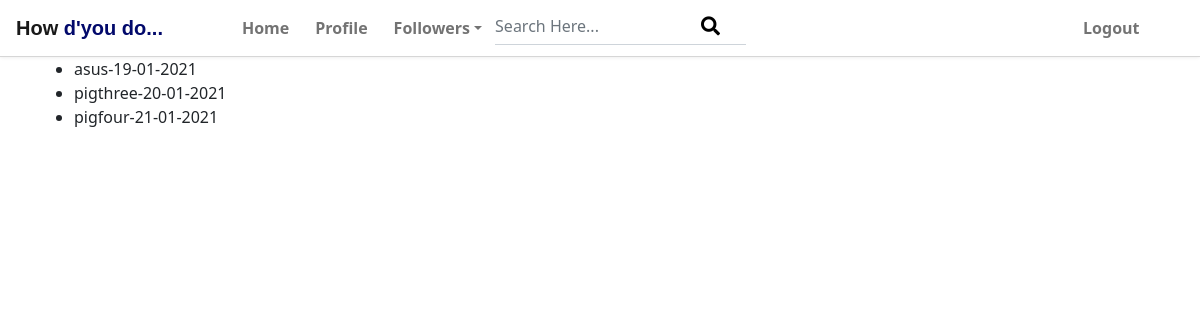
Page /profiles/to-invite/ (signed in) on the earlier database version.
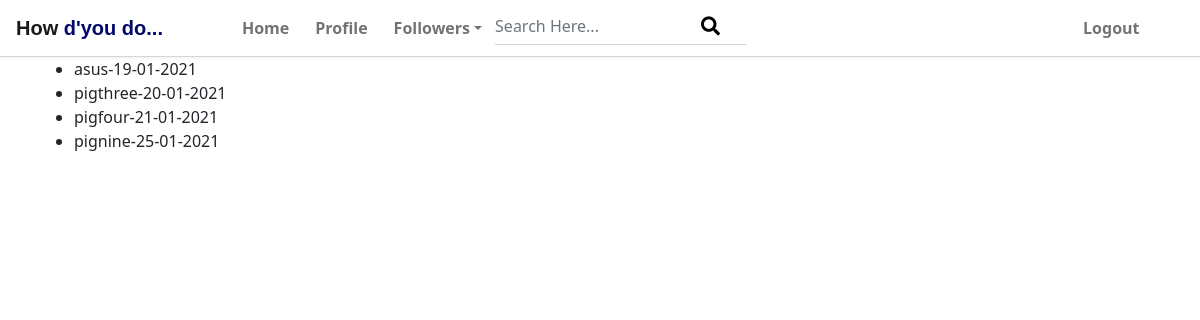
Same page on the later database version.
### Profile/models.py (models this page shows, shortened)
class Profile(models.Model):
    first_name = models.CharField(max_length=25, blank=True)
    last_name = models.CharField(max_length=25, blank=True)
    user = models.OneToOneField(User, on_delete=models.CASCADE)
    email = models.EmailField(blank=True)
    bio = models.TextField(default="no bio...", max_length=250)
    country = models.CharField(max_length=25, blank=True)
    profile_pic = models.ImageField(default='avatar.png', upload_to='avatar/')
    friends = models.ManyToManyField(User, blank=True, related_name='friends')
    slug = models.SlugField(unique=True, blank=True)
    updated = models.DateTimeField(auto_now=True)
    created = models.DateTimeField(auto_now_add=True)
    objects = ProfileManager()
    def __str__(self):
        return f"{self.user.username}-{self.created.strftime('%d-%m-%Y')}"

### Profile/views.py (the view)
# urls.py: path('to-invite/',invite_profiles_list_view,name="to-invite-lists-view"),
def invite_profiles_list_view(request):
    user = request.user
    qs = Profile.objects.get_all_profiles_to_invite(user)
    context={'qs':qs}
    return render(request,"Profile/to_invite_list.html",context)

### Profile/models.py (called while the page is built)
    def get_all_profiles_to_invite(self,sender):
        profiles = Profile.objects.all().exclude(user = sender)
        profile = Profile.objects.get(user=sender)
        qs = Relationship.objects.filter(Q(sender=profile)|Q(receiver=profile))
        accepted = []
        for rel in qs:
            if rel.status == "accepted":
                accepted.append(rel.receiver)
                accepted.append(rel.sender)
            print(accepted)
            available = [profile for profile in profiles if profile not in accepted]
            print(available)
            return available

### Profile/templates/Profile/to_invite_list.html (shortened to what this page needs)
{% extends 'layout.html' %}
{% block content %}
<ul>
    {% for item in qs %}
    <li>{{ item }}</li>
    {% endfor %}
</ul>
{% endblock content %}

Differences in the rows shown:
added Profile: user+created "pignine-25-01-2021"
